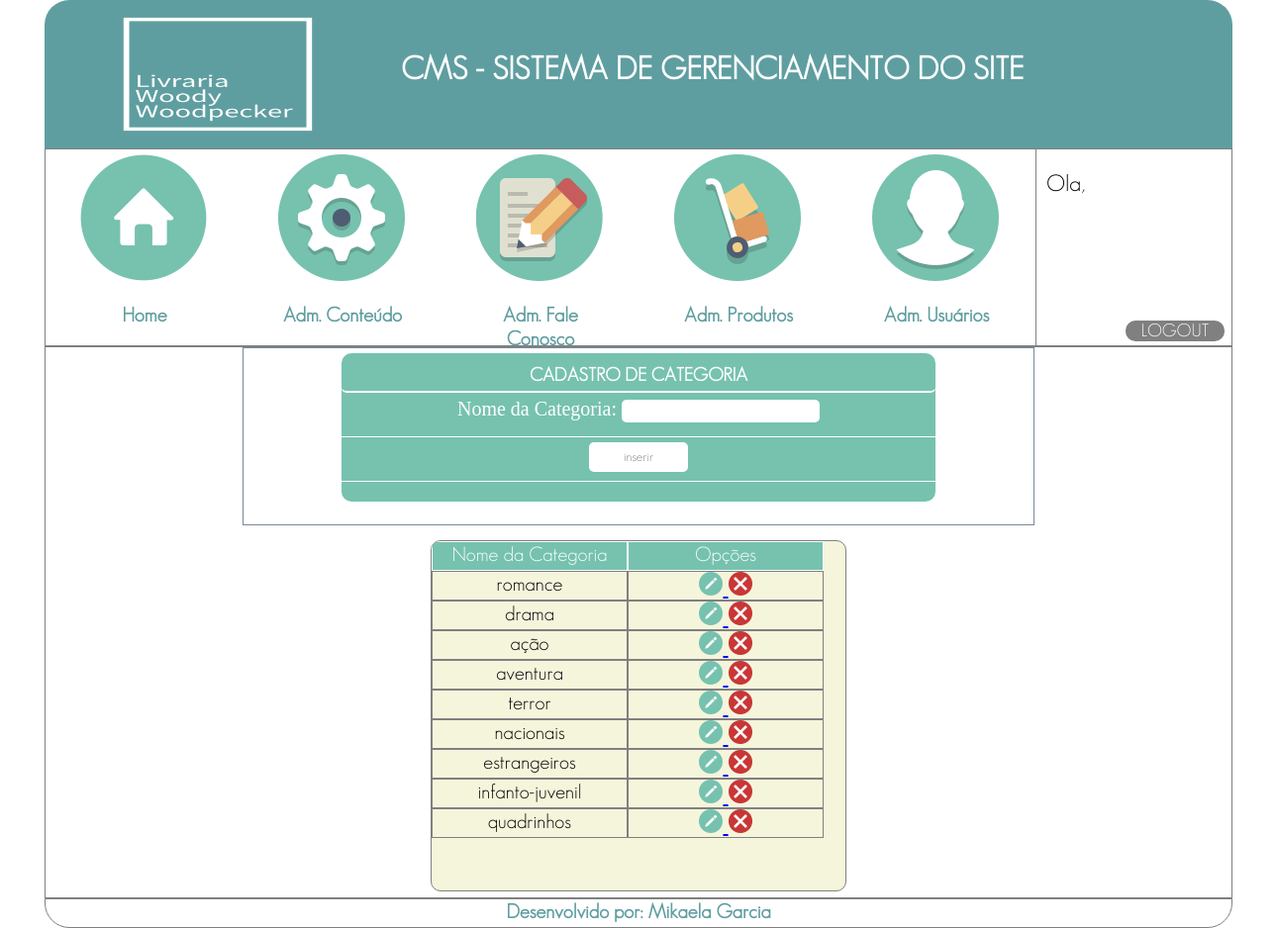
Page /cms/cadastrarCategoria.php on the committed database.
### tables this page shows
CREATE TABLE `tbl_categoria` (
  `id_categoria` int(11) NOT NULL AUTO_INCREMENT,
  `nome_categoria` varchar(45) NOT NULL,
  PRIMARY KEY (`id_categoria`)
);

### cms/cadastrarCategoria.php (the view, shortened to what this page needs)
<?php
    $conexao = conexaoBD();
    $botao = "inserir";
    $nome_categoria = "";
?>
<!DOCTYPE html>
<html>
<head>
    <link rel="stylesheet" href="css/style.css"/>
</head>
<header>
    <?php
        require_once("header.php");
    ?>
</header>
<div id="sessaoCadastroCat">
    <div id="seguraFormCadCat">
        <form method="POST" action="cadastrarCategoria.php" name="frmCategoria" style="width: 600px; height: 150px; margin-top: 5px">
            <div id="tituloFormCat">
                <h3>CADASTRO DE CATEGORIA</h3>
            </div>
            <div id="itemFormCadLivro">
                <p>Nome da Categoria: <input type="text" name="txtNomeCategoria" id="txtFormCategoria" value="<?php echo($nome_categoria)?>"></p>
            </div>
            <div id="itemFormCadLivro">
                <input type="submit" value="<?php echo($botao)?>" name="btnGravarCategoria" id="btnGravarCategoria">
            </div>
        </div>
        <div id="listaCategoria">
            <div class="itemListaCategoria">
                Nome da Categoria
            </div>
            <div class="itemListaCategoria">
                Opções
            </div>
            <?php
                $sql = "SELECT * FROM tbl_categoria";
                $select = mysqli_query($conexao, $sql);
                while($rs_categoria = mysqli_fetch_array($select)){
            ?>
            <div class="carregarListaCategoria">
                <?php echo($rs_categoria['nome_categoria']);?>
            </div>
            <div class="carregarListaCategoria">
                <a href="cadastrarCategoria.php?modo=editar&id_categoria=<?php echo($rs_categoria['id_categoria'])?>">
                    <img src="icons/edit.png.png" alt="editar">
                </a>
                <a href="cadastrarCategoria.php?modo=excluir&id_categoria=<?php echo($rs_categoria['id_categoria'])?>">
                    <img src="icons/delete.png" alt="delete">
                </a>
            </div>
            <?php
                }
            ?>
        </div>
    </div>
<footer>
    <?php
        require_once("footer.php");
    ?>
</footer>
</html>

### cms/css/style.css (style rules this page uses)
html,body,p,body,ul,li,h1,h2,h3,h4,h5,h6,footer,form,label,input { padding: 0; margin: 0; }
* { box-sizing: border-box; }
form { width: 400px; height: 100px; margin: auto; padding-top: 10px; background-color: #76c2af; color: white; }
form { border-radius: 10px; }
#sessaoCadastroCat { width: 1200px; height: 558px; border: solid 1px gray; margin: auto; }
#seguraFormCadCat { width: 800px; height: 180px; margin: auto; border: solid 1px lightslategray; }
#txtFormCategoria { width: 200px; margin: auto; border: 0px; border-radius: 5px; height: 23px; }
#tituloFormCat { width: 600px; height: 30px; border: solid 2px white; margin: auto; text-align: center; border-bottom-left-radius: 5px; border-bottom-right-radius: 5px; border-top: none; border-left: none; border-right: none; font-family: geosanslight; }
#itemFormCadLivro { width: 600px; height: 40px; border: solid 1px white; font-size: 20px; border-top: none; border-left: none; border-right: none; margin-top: 5px; text-align: center; }
#btnGravarCategoria { width: 100px; height: 30px; border-radius: 5px; color: grey; cursor: pointer; font-family: geosanslight; border: none; background-color: white; }
#listaCategoria { width: 420px; height: 355px; margin: auto; border: solid 1px grey; border-radius: 10px; background-color: beige; overflow: auto; margin-top: 15px; }
.itemListaCategoria { width: 198px; height: 30px; background-color: #76c2af; text-align: center; float: left; color: white; font-family: geosanslight; font-size: 20px; border: solid 1px white; margin: auto; }
.carregarListaCategoria { width: 198px; height: 30px; text-align: center; float: left; font-family: geosanslight; font-size: 20px; border: solid 1px grey; margin: auto; }
.carregarListaCategoria img { width: 24px; height: 24px; }

### rows in the picture
tbl_categoria: nome_categoria "romance"
tbl_categoria: nome_categoria "drama"
tbl_categoria: nome_categoria "ação"
tbl_categoria: nome_categoria "aventura"
tbl_categoria: nome_categoria "terror"
tbl_categoria: nome_categoria "nacionais"
tbl_categoria: nome_categoria "estrangeiros"
tbl_categoria: nome_categoria "infanto-juvenil"
tbl_categoria: nome_categoria "quadrinhos"
